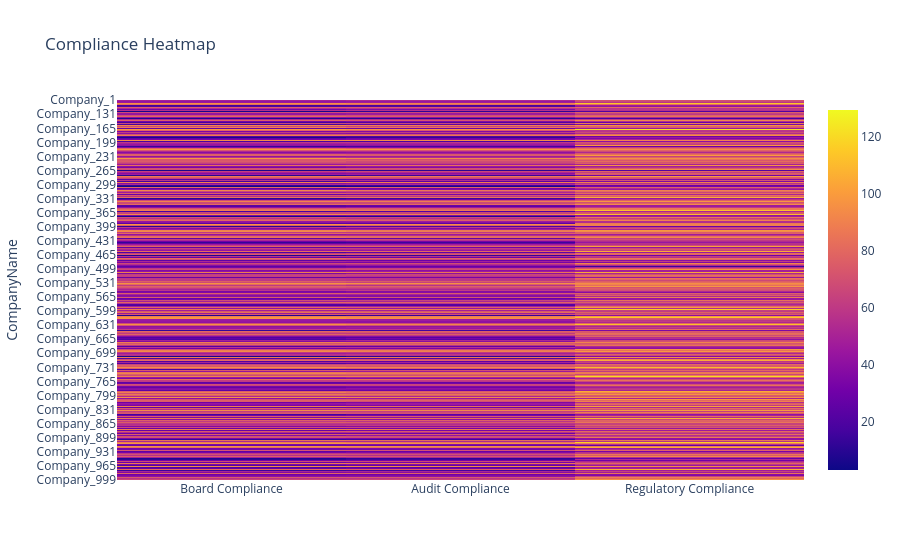

The notebook cell this image was saved under:
### Markdown cell above
2. Compliance Heatmap

### Code cell
import pandas as pd
import plotly.express as px

df = pd.read_csv("company_esg_financial_dataset.csv")

df = df.dropna(subset=["CompanyName","Year","ESG_Governance","ESG_Overall","ProfitMargin"])

latest = df.sort_values(["CompanyName","Year"]).groupby("CompanyName").tail(1)

comp = latest[["CompanyName","ESG_Governance","ESG_Overall","ProfitMargin"]].copy()

comp["Board Compliance"] = (comp["ESG_Governance"]*0.9 + comp["ESG_Overall"]*0.1)
comp["Audit Compliance"] = (comp["ESG_Governance"]*0.75 + comp["ESG_Overall"]*0.25)
comp["Regulatory Compliance"] = (comp["ESG_Governance"]*0.7 + (comp["ProfitMargin"]+20))

heatmap_data = comp.set_index("CompanyName")[[
    "Board Compliance",
    "Audit Compliance",
    "Regulatory Compliance"
]]

fig = px.imshow(
    heatmap_data,
    text_auto=True,
    aspect="auto",
    title="Compliance Heatmap"
)

fig.show()

### Figure 1 — Plotly figure (JSON) as saved in the notebook; plotly's stock layout.template omitted (floating-point values rounded to 4 significant figures; data arrays with more than 128 entries replaced by an {"elided": "..."} marker saying what was removed)
{"data": [{"coloraxis": "coloraxis", "hovertemplate": "x: %{x}<br>CompanyName: %{y}<br>color: %{z}<extra></extra>", "name": "0", "texttemplate": "%{z}", "type": "heatmap", "x": ["Board Compliance", "Audit Compliance", "Regulatory Compliance"], "xaxis": "x", "y": {"elided": "1000 str values"}, "yaxis": "y", "z": {"elided": "1000x3 float values"}}], "layout": {"coloraxis": {"colorscale": [[0, "#0d0887"], [0.1111, "#46039f"], [0.2222, "#7201a8"], [0.3333, "#9c179e"], [0.4444, "#bd3786"], [0.5556, "#d8576b"], [0.6667, "#ed7953"], [0.7778, "#fb9f3a"], [0.8889, "#fdca26"], [1, "#f0f921"]]}, "title": {"text": "Compliance Heatmap"}, "xaxis": {"anchor": "y", "domain": [0, 1]}, "yaxis": {"anchor": "x", "autorange": "reversed", "domain": [0, 1], "title": {"text": "CompanyName"}}}}
